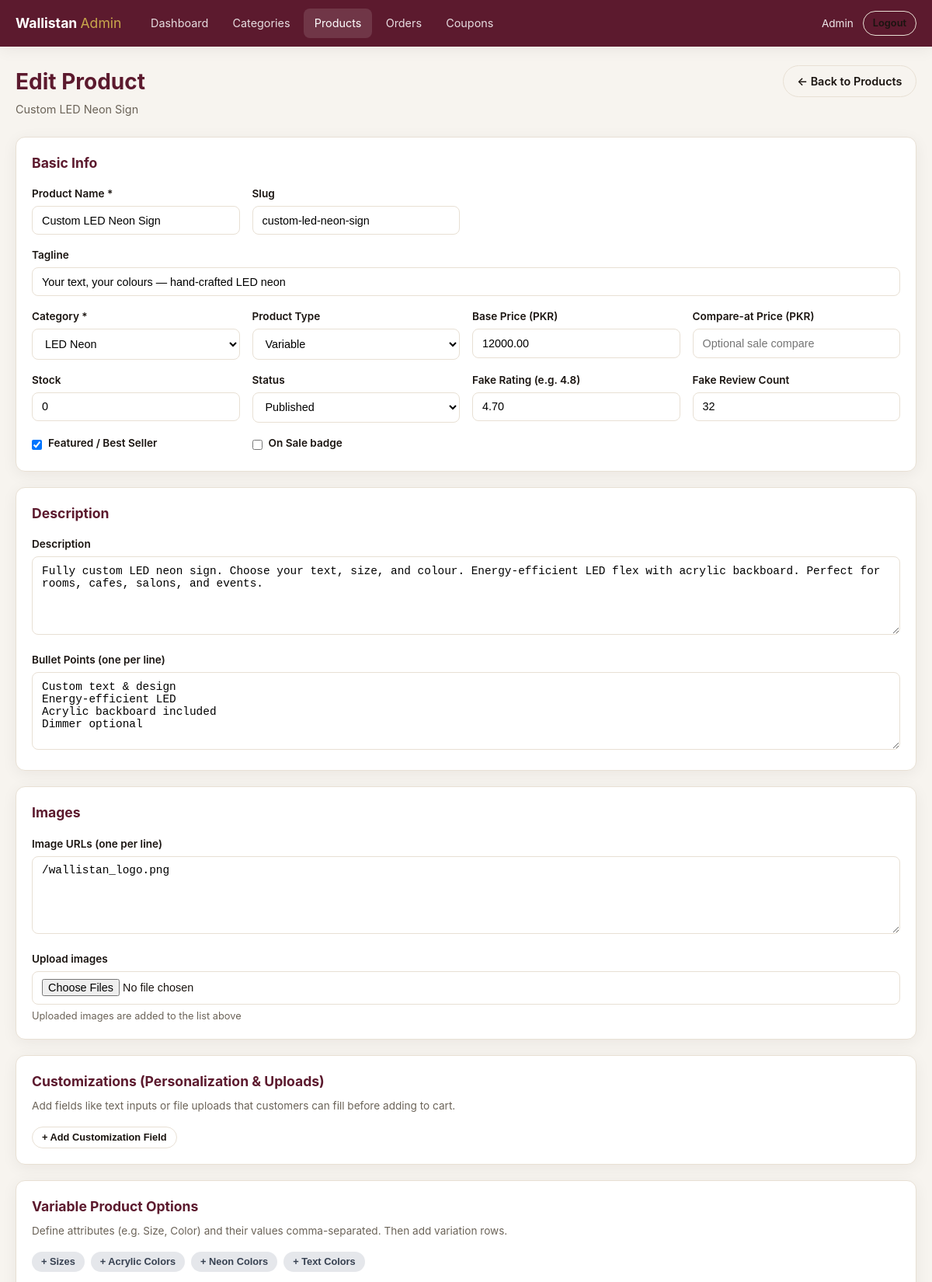
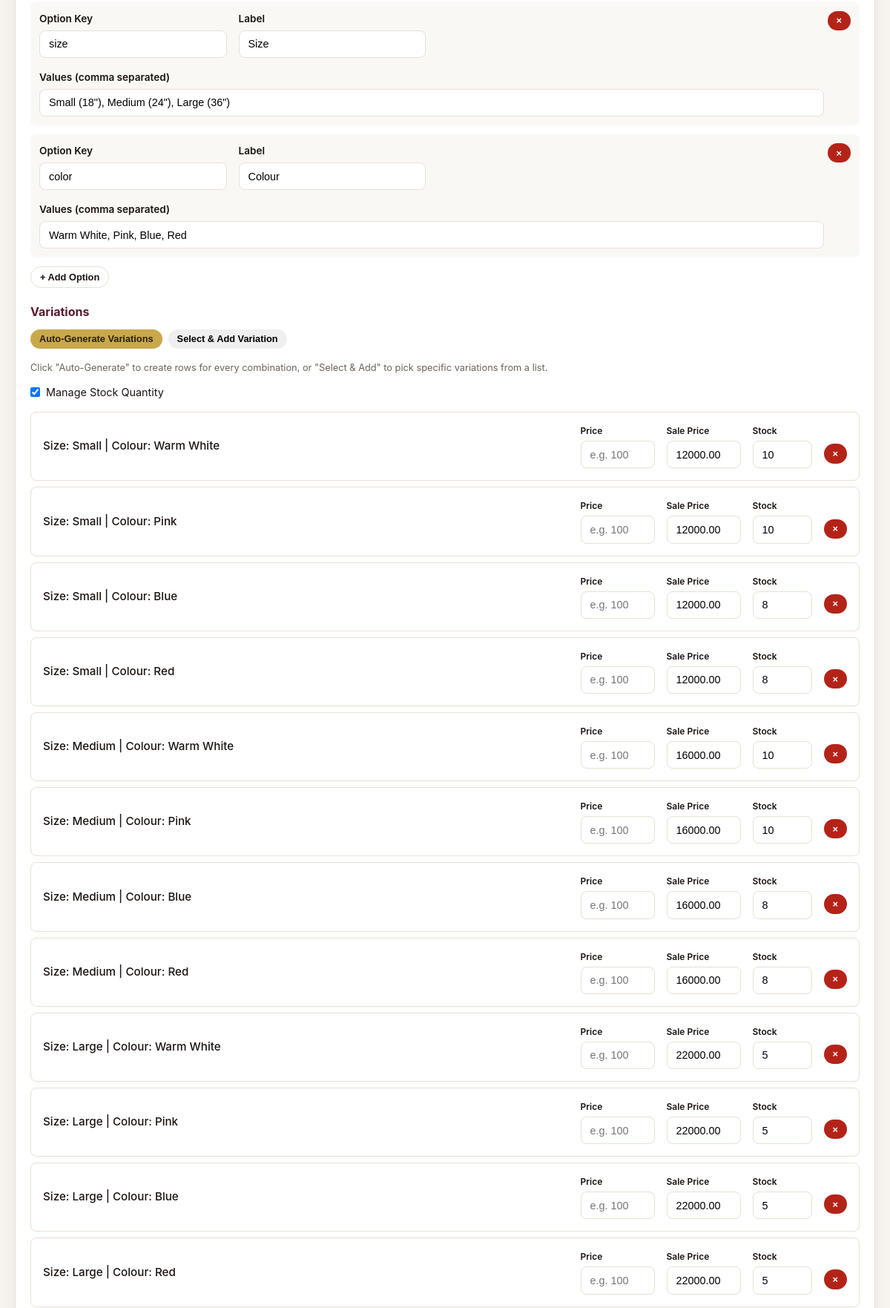
Page /admin/product-form.php?id=3 (signed in, upper part) on the committed database (2 pictures, top to bottom).
### tables this page shows
CREATE TABLE products (
    id INT UNSIGNED AUTO_INCREMENT PRIMARY KEY,
    slug VARCHAR(100) NOT NULL UNIQUE,
    name VARCHAR(255) NOT NULL,
    tagline TEXT,
    category_id INT UNSIGNED NOT NULL,
    product_type ENUM('simple', 'variable') NOT NULL DEFAULT 'simple',
    base_price DECIMAL(12, 2) NOT NULL DEFAULT 0,
    compare_at_price DECIMAL(12, 2) DEFAULT NULL,
    description TEXT,
    bullets JSON DEFAULT NULL,
    faq JSON DEFAULT NULL,
    rating DECIMAL(3, 2) NOT NULL DEFAULT 0,
    review_count INT UNSIGNED NOT NULL DEFAULT 0,
    stock INT NOT NULL DEFAULT 0,
    featured TINYINT(1) NOT NULL DEFAULT 0,
    on_sale TINYINT(1) NOT NULL DEFAULT 0,
    status ENUM('publish', 'draft') NOT NULL DEFAULT 'publish',
    created_at TIMESTAMP DEFAULT CURRENT_TIMESTAMP,
    updated_at TIMESTAMP DEFAULT CURRENT_TIMESTAMP ON UPDATE CURRENT_TIMESTAMP,
    FOREIGN KEY (category_id) REFERENCES categories(id) ON DELETE RESTRICT,
    INDEX idx_category (category_id),
    INDEX idx_status (status)
);

CREATE TABLE categories (
    id INT UNSIGNED AUTO_INCREMENT PRIMARY KEY,
    slug VARCHAR(100) NOT NULL UNIQUE,
    name VARCHAR(255) NOT NULL,
    tagline TEXT,
    image VARCHAR(500) DEFAULT '/wallistan_logo.png',
    created_at TIMESTAMP DEFAULT CURRENT_TIMESTAMP,
    updated_at TIMESTAMP DEFAULT CURRENT_TIMESTAMP ON UPDATE CURRENT_TIMESTAMP
);

CREATE TABLE product_options (
    id INT UNSIGNED AUTO_INCREMENT PRIMARY KEY,
    product_id INT UNSIGNED NOT NULL,
    option_key VARCHAR(100) NOT NULL,
    label VARCHAR(255) NOT NULL,
    option_type ENUM('select', 'radio', 'text', 'textarea', 'color', 'file', 'dimensions') NOT NULL DEFAULT 'select',
    required TINYINT(1) NOT NULL DEFAULT 0,
    options_json JSON DEFAULT NULL,
    price_delta DECIMAL(12, 2) DEFAULT NULL,
    sort_order INT NOT NULL DEFAULT 0,
    FOREIGN KEY (product_id) REFERENCES products(id) ON DELETE CASCADE,
    INDEX idx_product (product_id)
);

CREATE TABLE product_variations (
    id INT UNSIGNED AUTO_INCREMENT PRIMARY KEY,
    product_id INT UNSIGNED NOT NULL,
    price DECIMAL(12, 2) NOT NULL,
    regular_price DECIMAL(12, 2) DEFAULT NULL,
    image VARCHAR(500) DEFAULT NULL,
    attributes JSON NOT NULL,
    stock_quantity INT NOT NULL DEFAULT 0,
    in_stock TINYINT(1) NOT NULL DEFAULT 1,
    FOREIGN KEY (product_id) REFERENCES products(id) ON DELETE CASCADE,
    INDEX idx_product (product_id)
);

### admin/includes/bootstrap.php (called while the page is built, shortened)
<?php
function e(?string $value): string
{
    return htmlspecialchars($value ?? '', ENT_QUOTES, 'UTF-8');
}

### admin/product-form.php (the view, shortened to what this page needs)
<?php
$pdo = db();
$id = isset($_GET['id']) ? (int) $_GET['id'] : 0;
$product = null;
$images = [];
$options = [];
$variations = [];
$categories = $pdo->query('SELECT id, name FROM categories ORDER BY name')->fetchAll();
if ($id > 0) {
    $stmt = $pdo->prepare('SELECT * FROM products WHERE id = ?');
    $stmt->execute([$id]);
    $product = $stmt->fetch();
    $imgStmt = $pdo->prepare('SELECT url FROM product_images WHERE product_id = ? ORDER BY sort_order');
    $imgStmt->execute([$id]);
    $images = array_column($imgStmt->fetchAll(), 'url');
    $optStmt = $pdo->prepare('SELECT * FROM product_options WHERE product_id = ? ORDER BY sort_order');
    $optStmt->execute([$id]);
    $options = $optStmt->fetchAll();
    $varStmt = $pdo->prepare('SELECT * FROM product_variations WHERE product_id = ? ORDER BY id');
    $varStmt->execute([$id]);
    $variations = $varStmt->fetchAll();
}
$bulletsText = '';
if ($product && $product['bullets']) {
    $decoded = json_decode($product['bullets'], true);
    if (is_array($decoded)) {
        $bulletsText = implode("\n", $decoded);
    }
}
require __DIR__ . '/includes/header.php';
?>
<div class="page-header">
  <div>
    <h1><?= $product ? 'Edit Product' : 'Add Product' ?></h1>
    <p><?= $product ? e($product['name']) : 'Create a new catalog item' ?></p>
  </div>
  <a href="<?= ADMIN_BASE ?>/products.php" class="btn btn-outline">← Back to Products</a>
</div>
<form method="post" enctype="multipart/form-data">
  <div class="card">
    <h2 style="font-size:1.1rem;color:var(--maroon);margin-bottom:1rem">Basic Info</h2>
    <div class="form-grid form-grid-2">
      <div class="field">
        <label>Product Name *</label>
        <input name="name" required value="<?= e($product['name'] ?? '') ?>">
      </div>
      <div class="field">
        <label>Slug</label>
        <input name="slug" value="<?= e($product['slug'] ?? '') ?>" placeholder="auto-generated">
      </div>
      <div class="field" style="grid-column:1/-1">
        <label>Tagline</label>
        <input name="tagline" value="<?= e($product['tagline'] ?? '') ?>">
      </div>
      <div class="field">
        <label>Category *</label>
        <select name="category_id" required>
          <?php foreach ($categories as $c): ?>
            <option value="<?= (int) $c['id'] ?>" <?= (int) ($product['category_id'] ?? 0) === (int) $c['id'] ? 'selected' : '' ?>>
              <?= e($c['name']) ?>
            </option>
          <?php endforeach; ?>
        </select>
      </div>
      <div class="field">
        <label>Product Type</label>
        <select name="product_type" id="productType">
          <option value="variable" <?= ($product['product_type'] ?? '') === 'variable' ? 'selected' : '' ?>>Variable</option>
        </select>
      </div>
      <div class="field">
        <label>Base Price (PKR)</label>
        <input type="number" name="base_price" min="0" step="1" value="<?= e((string) ($product['base_price'] ?? '0')) ?>">
      </div>
      <div class="field">
        <label>Compare-at Price (PKR)</label>
        <input type="number" name="compare_at_price" min="0" step="1" value="<?= e($product['compare_at_price'] ?? '') ?>" placeholder="Optional sale compare">
      </div>
      <div class="field" id="stockField">
        <label>Stock</label>
        <input type="number" name="stock" min="0" value="<?= (int) ($product['stock'] ?? 0) ?>">
      </div>
      <div class="field">
        <label>Status</label>
        <select name="status">
          <option value="publish" <?= ($product['status'] ?? 'publish') === 'publish' ? 'selected' : '' ?>>Published</option>
        </select>
      </div>
      <div class="field">
        <label>Fake Rating (e.g. 4.8)</label>
        <input type="number" name="rating" step="0.1" min="0" max="5" value="<?= e((string) ($product['rating'] ?? '0')) ?>">
      </div>
      <div class="field">
        <label>Fake Review Count</label>
        <input type="number" name="review_count" value="<?= (int) ($product['review_count'] ?? 0) ?>">
      </div>
      <div class="field field-check">
        <input type="checkbox" name="featured" id="featured" <?= (int) ($product['featured'] ?? 0) ? 'checked' : '' ?>>
        <label for="featured">Featured / Best Seller</label>
      </div>
      <div class="field field-check">
        <input type="checkbox" name="on_sale" id="on_sale" <?= (int) ($product['on_sale'] ?? 0) ? 'checked' : '' ?>>
        <label for="on_sale">On Sale badge</label>
      </div>
    </div>
  </div>
  <div class="card">
    <h2 style="font-size:1.1rem;color:var(--maroon);margin-bottom:1rem">Description</h2>
    <div class="form-grid">
      <div class="field">
        <label>Description</label>
        <textarea name="description" rows="5"><?= e($product['description'] ?? '') ?></textarea>
      </div>
      <div class="field">
        <label>Bullet Points (one per line)</label>
        <textarea name="bullets" rows="4" placeholder="Feature 1&#10;Feature 2"><?= e($bulletsText) ?></textarea>
      </div>
    </div>
  </div>
  <div class="card">
    <h2 style="font-size:1.1rem;color:var(--maroon);margin-bottom:1rem">Images</h2>
    <div class="form-grid">
      <div class="field">
        <label>Image URLs (one per line)</label>
        <textarea name="image_urls" rows="3" placeholder="/wallistan_logo.png"><?= e(implode("\n", $images)) ?></textarea>
      </div>
      <div class="field">
        <label>Upload images</label>
        <input type="file" name="image_files[]" accept="image/*" multiple>
        <small>Uploaded images are added to the list above</small>
      </div>
    </div>
  </div>
  <div class="card" id="customizationsSection">
    <h2 style="font-size:1.1rem;color:var(--maroon);margin-bottom:0.5rem">Customizations (Personalization & Uploads)</h2>
    <p style="font-size:0.85rem;color:var(--muted);margin-bottom:1rem">
      Add fields like text inputs or file uploads that customers can fill before adding to cart.
    </p>
    <button type="button" class="btn btn-sm btn-outline" onclick="addCustomization()">+ Add Customization Field</button>
  </div>
  <div class="card" id="variationsSection" style="<?= (($product['product_type'] ?? 'simple') !== 'variable') ? 'display:none' : '' ?>">
    <h2 style="font-size:1.1rem;color:var(--maroon);margin-bottom:0.5rem">Variable Product Options</h2>
    <p style="font-size:0.85rem;color:var(--muted);margin-bottom:1rem">
      Define attributes (e.g. Size, Color) and their values comma-separated. Then add variation rows.
    </p>
    <div style="margin-bottom: 1rem; display: flex; gap: 0.5rem; flex-wrap: wrap;">
      <button type="button" class="btn btn-sm" style="background:#e5e7eb;color:#374151" onclick="addPreset('size')">+ Sizes</button>
      <button type="button" class="btn btn-sm" style="background:#e5e7eb;color:#374151" onclick="addPreset('acrylic')">+ Acrylic Colors</button>
      <button type="button" class="btn btn-sm" style="background:#e5e7eb;color:#374151" onclick="addPreset('neon')">+ Neon Colors</button>
      <button type="button" class="btn btn-sm" style="background:#e5e7eb;color:#374151" onclick="addPreset('text')">+ Text Colors</button>
    </div>
    <div id="optionsContainer">
      <?php
      $optRows = count($options) ? $options : [['option_key' => 'size', 'label' => 'Size', 'options_json' => '[]']];
      foreach ($optRows as $i => $opt):
        $vals = '';
        if (!empty($opt['options_json'])) {
            $decoded = json_decode($opt['options_json'], true);
            if (is_array($decoded)) {
                $vals = implode(', ', array_column($decoded, 'label'));
            }
        }
      ?>
        <div class="form-grid form-grid-2" style="margin-bottom:0.75rem;padding:0.75rem;background:#faf8f5;border-radius:8px;position:relative;padding-right:3rem;">
          <div class="field">
            <label>Option Key</label>
            <input name="opt_key[]" value="<?= e($opt['option_key'] ?? '') ?>" placeholder="size">
          </div>
          <div class="field">
            <label>Label</label>
            <input name="opt_label[]" value="<?= e($opt['label'] ?? '') ?>" placeholder="Size">
          </div>
          <div class="field" style="grid-column:1/-1">
            <label>Values (comma separated)</label>
            <input name="opt_values[]" value="<?= e($vals) ?>" placeholder="Small, Medium, Large">
          </div>
          <button type="button" class="btn btn-sm btn-danger" style="position:absolute;top:0.75rem;right:0.75rem;" onclick="this.parentElement.remove()">×</button>
        </div>
      <?php endforeach; ?>
    </div>
    <button type="button" class="btn btn-sm btn-outline" onclick="addOption()">+ Add Option</button>
    <h3 style="font-size:1rem;margin:1.25rem 0 0.75rem;color:var(--maroon)">Variations</h3>
    <div style="display:flex; gap:0.5rem; margin-bottom:1rem;">
      <button type="button" class="btn btn-sm btn-primary" onclick="generateVariations()">Auto-Generate Variations</button>
      <button type="button" class="btn btn-sm btn-secondary" onclick="showManualVariationForm()">Select & Add Variation</button>
    </div>
    <p style="font-size:0.8rem;color:var(--muted);margin-bottom:0.75rem">
      Click "Auto-Generate" to create rows for every combination, or "Select & Add" to pick specific variations from a list.
    </p>
    <label style="display:inline-flex; align-items:center; gap:0.5rem; margin-bottom:1rem; cursor:pointer; font-size:0.9rem;">
      <input type="checkbox" id="manageVarStock" checked onchange="toggleVarStock()"> Manage Stock Quantity
    </label>
    <div id="variationsContainer">
      <?php foreach ($variations as $v):
        $attrs = json_decode($v['attributes'], true) ?: [];
        $optLabels = [];
        foreach ($options as $opt) {
            $optLabels[slugify($opt['option_key'])] = $opt['label'];
        }
        $displayLabels = [];
        foreach ($attrs as $k => $val) {
            $labelName = $optLabels[$k] ?? ucwords(str_replace('-', ' ', $k));
            $displayLabels[] = $labelName . ': ' . ucwords(str_replace('-', ' ', $val));
        }
        $displayStr = implode(' | ', $displayLabels);
      ?>
        <div class="variation-row" style="background:#fff;border:1px solid var(--border);border-radius:8px;padding:1rem;margin-bottom:0.5rem;display:flex;align-items:center;gap:1rem;">
          <div style="flex:1;font-weight:500;font-size:0.95rem;">
            <?= e($displayStr ?: 'Default') ?>
          </div>
          <div class="field" style="margin:0;width:100px;">
            <label style="font-size:0.75rem;margin-bottom:0.25rem;">Price</label>
            <input type="number" name="var_regular_price[]" value="<?= e((string) ($v['regular_price'] ?? '')) ?>" min="0" placeholder="e.g. 100">
          </div>
          <div class="field" style="margin:0;width:100px;">
            <label style="font-size:0.75rem;margin-bottom:0.25rem;">Sale Price</label>
            <input type="number" name="var_price[]" value="<?= e((string) $v['price']) ?>" min="0">
          </div>
          <div class="field var-stock-col" style="margin:0;width:80px;">
            <label style="font-size:0.75rem;margin-bottom:0.25rem;">Stock</label>
            <input type="number" name="var_stock[]" value="<?= (int) $v['stock_quantity'] ?>" min="0">
          </div>
          <button type="button" class="btn btn-sm btn-danger" style="margin-top:1.2rem;" onclick="this.closest('.variation-row').remove()">×</button>
        </div>
      <?php endforeach; ?>
    </div>
  </div>
</form>
<?php require __DIR__ . '/includes/footer.php'; ?>

### admin/assets/admin.css (style rules this page uses)
:root { --maroon: #5c1a2e; --maroon-dark: #3d1120; --gold: #c9a84c; --gold-light: #f5ecd4; --bg: #f7f4ef; --card: #ffffff; --border: #e8e0d4; --text: #1a1410; --muted: #6b6358; --danger: #b42318; --success: #067647; --radius: 12px; --shadow: 0 4px 20px rgba(26, 20, 16, 0.06); }
* { box-sizing: border-box; margin: 0; padding: 0; }
body { font-family: -apple-system, BlinkMacSystemFont, "Segoe UI", Roboto, sans-serif; background: var(--bg); color: var(--text); line-height: 1.5; min-height: 100vh; }
a { color: var(--maroon); text-decoration: none; }
.page-header { display: flex; justify-content: space-between; align-items: flex-start; gap: 1rem; margin-bottom: 1.5rem; flex-wrap: wrap; }
.page-header h1 { font-size: 1.75rem; color: var(--maroon); font-weight: 700; }
.page-header p { color: var(--muted); font-size: 0.9rem; margin-top: 0.25rem; }
.card { background: var(--card); border: 1px solid var(--border); border-radius: var(--radius); box-shadow: var(--shadow); padding: 1.25rem; margin-bottom: 1.25rem; }
.btn { display: inline-flex; align-items: center; justify-content: center; gap: 0.4rem; padding: 0.55rem 1.1rem; border-radius: 999px; border: none; font-size: 0.9rem; font-weight: 600; cursor: pointer; text-decoration: none; transition: opacity 0.15s; }
.btn-primary { background: var(--gold); color: #2a1f0a; }
.btn-outline { background: transparent; border: 1px solid var(--border); color: var(--text); }
.btn-danger { background: var(--danger); color: #fff; }
.btn-sm { padding: 0.35rem 0.75rem; font-size: 0.8rem; }
.form-grid { display: grid; gap: 1rem; }
.form-grid-2 { grid-template-columns: repeat(auto-fit, minmax(240px, 1fr)); }
.field label { display: block; font-size: 0.85rem; font-weight: 600; margin-bottom: 0.35rem; color: var(--text); }
.field input, .field select, .field textarea { width: 100%; padding: 0.6rem 0.75rem; border: 1px solid var(--border); border-radius: 8px; font-size: 0.9rem; background: #fff; }
.field textarea { min-height: 100px; resize: vertical; }
.field small { display: block; margin-top: 0.3rem; color: var(--muted); font-size: 0.8rem; }
.field-check { display: flex; align-items: center; gap: 0.5rem; }
.field-check input { width: auto; }
.variation-row { display: grid; grid-template-columns: 1fr 1fr 120px 80px auto; gap: 0.5rem; align-items: end; margin-bottom: 0.5rem; padding: 0.75rem; background: #faf8f5; border-radius: 8px; }

### rows in the picture
products: name "Custom LED Neon Sign", slug "custom-led-neon-sign", tagline "Your text, your colours — hand-crafted LED neon", category_id "LED Neon", product_type "Variable", base_price "12000.00", stock "0", status "Published", rating "4.70", review_count "32", featured "☑", description "Fully custom LED neon sign. Choose your text, size, and colour. Energy-efficient LED flex with acrylic backboard. Perfect for rooms, cafes, salons, and events.", bullets "Custom text & design Energy-efficient LED Acrylic backboard included Dimmer optional"
product_options: option_key "size", label "Size", options_json "Small (18\"), Medium (24\"), Large (36\")"
product_options: option_key "color", label "Colour", options_json "Warm White, Pink, Blue, Red"
product_variations: displayStr "Size: Small | Colour: Warm White", price "12000.00", stock_quantity "10"
product_variations: displayStr "Size: Small | Colour: Pink", price "12000.00", stock_quantity "10"
product_variations: displayStr "Size: Small | Colour: Blue", price "12000.00", stock_quantity "8"
product_variations: displayStr "Size: Small | Colour: Red", price "12000.00", stock_quantity "8"
product_variations: displayStr "Size: Medium | Colour: Warm White", price "16000.00", stock_quantity "10"
product_variations: displayStr "Size: Medium | Colour: Pink", price "16000.00", stock_quantity "10"
product_variations: displayStr "Size: Medium | Colour: Blue", price "16000.00", stock_quantity "8"
product_variations: displayStr "Size: Medium | Colour: Red", price "16000.00", stock_quantity "8"
product_variations: displayStr "Size: Large | Colour: Warm White", price "22000.00", stock_quantity "5"
product_variations: displayStr "Size: Large | Colour: Pink", price "22000.00", stock_quantity "5"
product_variations: displayStr "Size: Large | Colour: Blue", price "22000.00", stock_quantity "5"
product_variations: displayStr "Size: Large | Colour: Red", price "22000.00", stock_quantity "5"

### other values in the picture
$admin['name'] "Admin"
